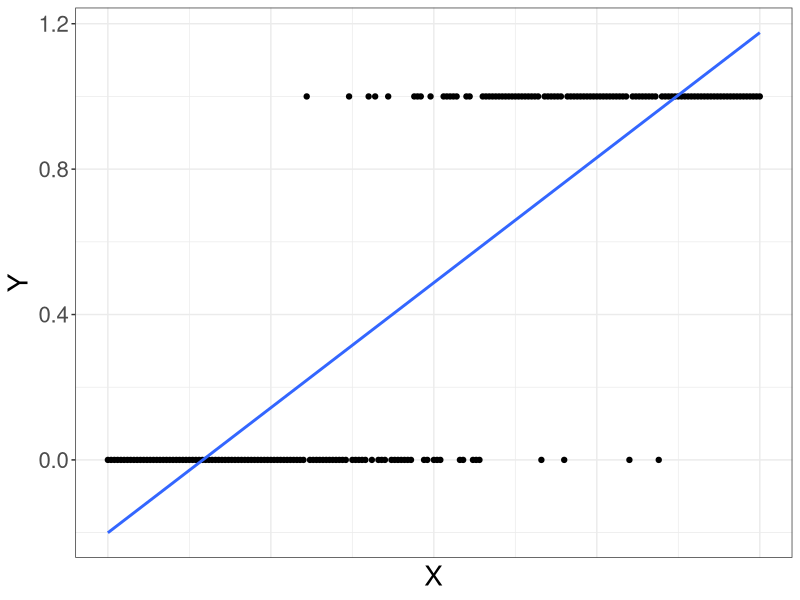

Write the R code that produced this figure.
## ---- chunk 1
library(tidyverse)

x <- seq(0, 2, 0.01)
y <- rbinom(length(x), 1, exp(-6 + 6*x)/(1 + exp(-6 + 6*x)))

data.frame(x = x, y = y) %>%
  ggplot(aes(x = x, y = y)) +
  geom_point(size=1.5) +
  geom_smooth(method="lm", se=F) +
  labs(x = "X", y = "Y") +
  theme_bw() +
  theme(text = element_text(size=20),
        axis.ticks.x=element_blank(),
        axis.text.x=element_blank())
